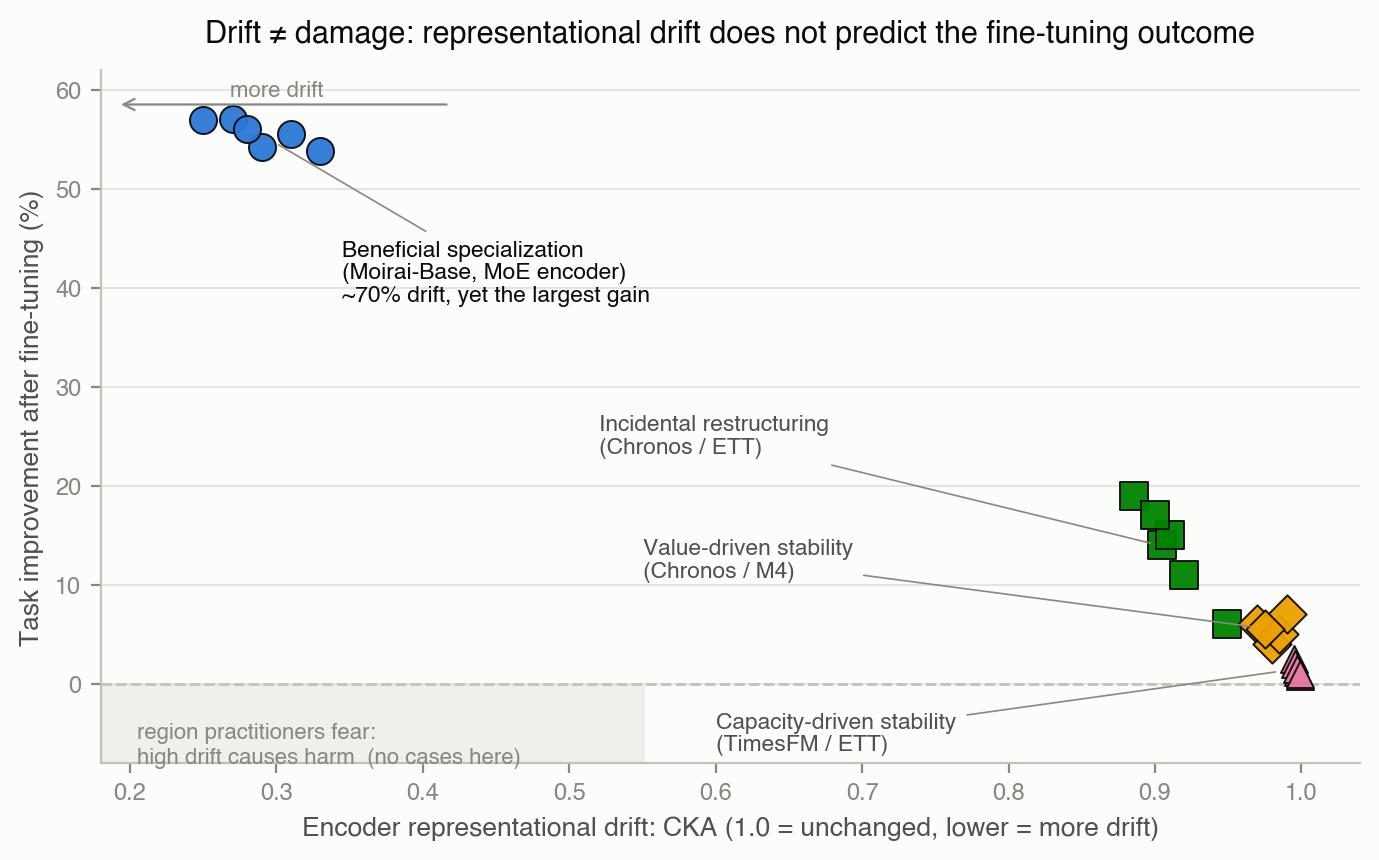

This chart was generated by the following Python code:
#!/usr/bin/env python3
"""
Fig. 2 (workshop version): the drift-utility dissociation.

Scatter of encoder representational drift (CKA, post- vs pre-fine-tuning) against
task improvement after fine-tuning, across four time-series foundation models,
colored + shaped by diagnostic regime.

NOTE: point values are REPRESENTATIVE, assembled from the reported per-run ranges
(this is a mock-up to evaluate the figure). Swap in exact per-seed (CKA, utility)
pairs from the results JSON before using in the paper.

Palette: dataviz reference categorical slots 1-4 (validated for scatter/all-pairs).
Secondary encoding (marker shape + direct labels + dark edges) satisfies the
CVD-floor-band and light-surface contrast relief rules.
"""
import numpy as np
from pathlib import Path
import matplotlib.pyplot as plt
from matplotlib import font_manager

# ---- ink / chrome (dataviz reference, light surface) ----
INK_PRIMARY   = "#0b0b0b"
INK_SECONDARY = "#52514e"
INK_MUTED     = "#898781"
GRID          = "#e1e0d9"
BASELINE      = "#c3c2b7"
SURFACE       = "#fcfcfb"

# ---- regimes: (color slot, marker, label, points as (CKA, task_improvement_%)) ----
REGIMES = {
    "Beneficial specialization\n(Moirai-Base, MoE enc.)": dict(
        color="#2a78d6", marker="o",
        pts=[(0.25, 56.9), (0.29, 54.2), (0.31, 55.5),
             (0.27, 57.0), (0.33, 53.8), (0.28, 56.0)],
    ),
    "Incidental restructuring\n(Chronos / ETT)": dict(
        color="#008300", marker="s",
        pts=[(0.886, 19.0), (0.905, 14.0), (0.92, 11.0),
             (0.949, 6.0), (0.91, 15.0), (0.90, 17.0)],
    ),
    "Value-driven stability\n(Chronos / M4)": dict(
        color="#eda100", marker="D",
        pts=[(0.97, 6.0), (0.98, 4.0), (0.985, 5.0), (0.99, 7.0), (0.975, 5.5)],
    ),
    "Capacity-driven stability\n(TimesFM / ETT)": dict(
        color="#e87ba4", marker="^",
        pts=[(0.995, 2.5), (0.998, 1.2), (0.999, 0.8),
             (0.996, 2.0), (0.997, 1.5), (0.999, 1.0)],
    ),
}

plt.rcParams.update({
    "font.family": "sans-serif",
    "font.sans-serif": ["Helvetica", "Arial", "DejaVu Sans"],
    "svg.fonttype": "none",
})

fig, ax = plt.subplots(figsize=(7.0, 4.4), dpi=150)
fig.patch.set_facecolor(SURFACE)
ax.set_facecolor(SURFACE)

# feared "high drift -> harm" zone (empty): the crux of the argument
ax.axhspan(-8, 0, xmin=0, xmax=(0.55-0.18)/(1.04-0.18), color=GRID, alpha=0.45, zorder=0)
ax.text(0.205, -6.2, "region practitioners fear:\nhigh drift causes harm  (no cases here)",
        fontsize=8, color=INK_MUTED, va="center", ha="left", style="italic")

# baseline
ax.axhline(0, color=BASELINE, lw=1.0, ls="--", zorder=1)

# grid (recessive, y only)
ax.grid(axis="y", color=GRID, lw=0.6, zorder=0)
ax.set_axisbelow(True)

# scatter
for label, d in REGIMES.items():
    xs = [p[0] for p in d["pts"]]
    ys = [p[1] for p in d["pts"]]
    ax.scatter(xs, ys, s=95, marker=d["marker"], c=d["color"],
               edgecolors=INK_PRIMARY, linewidths=0.7, alpha=0.95,
               label=label.replace("\n", " "), zorder=3)

# direct labels placed in open space with leader lines (no legend; shape+color+label
# together satisfy the CVD-floor-band and light-surface contrast relief rules)
def centroid(pts):
    return np.mean([p[0] for p in pts]), np.mean([p[1] for p in pts])

# (label text, text-xy, target cluster key)
LABELS = [
    ("Beneficial specialization\n(Moirai-Base, MoE encoder)\n~70% drift, yet the largest gain",
     (0.345, 41.5), "Beneficial specialization\n(Moirai-Base, MoE enc.)", INK_PRIMARY, True),
    ("Incidental restructuring\n(Chronos / ETT)",
     (0.52, 25.0), "Incidental restructuring\n(Chronos / ETT)", INK_SECONDARY, False),
    ("Value-driven stability\n(Chronos / M4)",
     (0.55, 12.5), "Value-driven stability\n(Chronos / M4)", INK_SECONDARY, False),
    ("Capacity-driven stability\n(TimesFM / ETT)",
     (0.60, -5.0), "Capacity-driven stability\n(TimesFM / ETT)", INK_SECONDARY, False),
]
for text, txy, key, col, bold in LABELS:
    cx, cy = centroid(REGIMES[key]["pts"])
    ax.annotate(text, (cx, cy), txy, fontsize=8.2, color=col,
                ha="left", va="center", linespacing=1.1,
                fontweight="bold" if bold else "normal",
                arrowprops=dict(arrowstyle="-", color=INK_MUTED, lw=0.6,
                                shrinkA=2, shrinkB=8))

# axes
ax.set_xlim(0.18, 1.04)
ax.set_ylim(-8, 62)
ax.set_xlabel("Encoder representational drift: CKA (1.0 = unchanged, lower = more drift)",
              fontsize=9.5, color=INK_SECONDARY)
ax.set_ylabel("Task improvement after fine-tuning (%)",
              fontsize=9.5, color=INK_SECONDARY)
ax.set_title("Drift ≠ damage: representational drift does not predict the fine-tuning outcome",
             fontsize=11, color=INK_PRIMARY, fontweight="bold", pad=10)

# "more drift" direction hint
ax.annotate("more drift", (0.30, 61), (0.30, 61), fontsize=8, color=INK_MUTED,
            ha="center", va="top")
ax.annotate("", (0.19, 58.5), (0.42, 58.5),
            arrowprops=dict(arrowstyle="->", color=INK_MUTED, lw=0.8))

ax.tick_params(colors=INK_MUTED, labelsize=8.5)
for spine in ("top", "right"):
    ax.spines[spine].set_visible(False)
for spine in ("left", "bottom"):
    ax.spines[spine].set_color(BASELINE)

fig.tight_layout()
out = str(Path(__file__).resolve().parent / "fig2_drift_utility.png")  # beside this script, not an absolute home path
fig.savefig(out, dpi=200, bbox_inches="tight", facecolor=SURFACE)
fig.savefig(out.replace(".png", ".pdf"), bbox_inches="tight", facecolor=SURFACE)
print("saved:", out)
